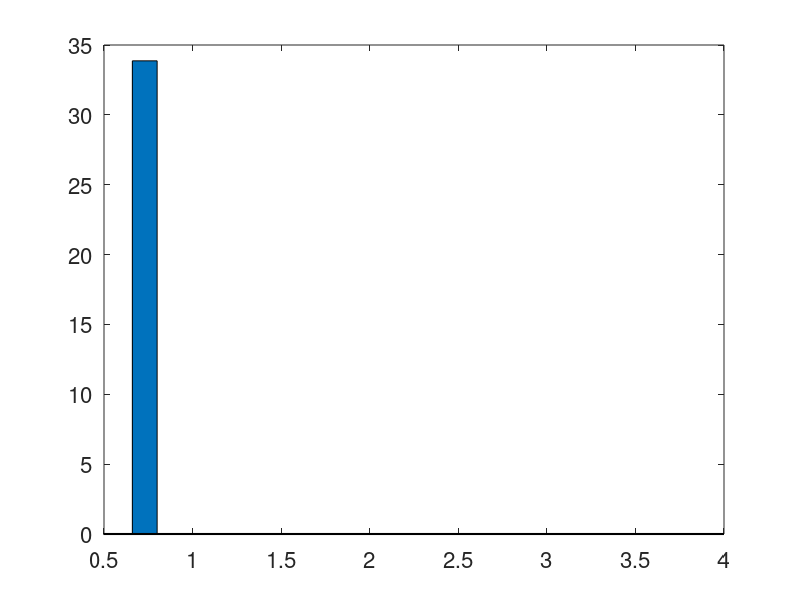

MATLAB code for this plot: (Note: this script raises an error after producing the figure.)

set(0, 'DefaultAxesFontSize', 16);
set(0, 'DefaultLineLineWidth', 1.5);
set(0, 'DefaultLineMarkerSize', 8);

% image
%========================================================
load('error_final_image');

image = mean(mean_error_PA1_personal_image);
image = [image, mean(mean_error_PA1_shared_image)];
%image = [image, mean(mean_error_dso1_image)];
image = [image, mean(mean_error_PA1_extra_sim_image)];
image = [image, mean(mean_error_PA1_extra_image)];

figure;
hold on;
box on;
b = bar(diag(image), 'stack');
set(gcf, 'unit', 'centimeters', 'Position', [0, 0, 14.6, 11.1]);
legend0 = legend('PA-personal', 'PA-shared', 'PA-extra-sim', 'PA-extra');
%legend0 = legend('PA-personal', 'PA-shared', 'dso1', 'PA-extra-sim', 'PA-extra');
set(legend0, 'Fontsize', 15);
ymin = min(image);
ymax = max(image);
axis([0, 5, floor(ymin/5)*5, ceil(ymax/5)*5]);
%axis([0, 6, floor(ymin/5)*5, ceil(ymax/5)*5]);
set(gca, 'XTick', []);
ylabel('\fontsize{20} Average rate of mistakes');
grid;
saveas(gcf, '../figure/image/error_final_method_image.fig');
saveas(gcf, '../figure/image/error_final_method_image.pdf');
%========================================================


% text 
%========================================================
load('error_final_text');

text = mean(mean_error_PA1_personal_text);
text = [text, mean(mean_error_PA1_shared_text)];
%text = [text, mean(mean_error_dso1_text)];
text = [text, mean(mean_error_PA1_extra_sim_text)];
text = [text, mean(mean_error_PA1_extra_text)];

figure;
hold on;
box on;
b = bar(diag(text), 'stack');
set(gcf, 'unit', 'centimeters', 'Position', [0, 0, 14.6, 11.1]);
legend0 = legend('PA-personal', 'PA-shared', 'PA-extra-sim', 'PA-extra');
%legend0 = legend('PA-personal', 'PA-shared', 'dso1', 'PA-extra-sim', 'PA-extra');
set(legend0, 'Fontsize', 15);
ymin = min(text);
ymax = max(text);
axis([0, 5, floor(ymin/5)*5, ceil(ymax/5)*5]);
%axis([0, 6, floor(ymin/5)*5, ceil(ymax/5)*5]);
set(gca, 'XTick', []);
ylabel('\fontsize{20} Average rate of mistakes');
grid;
saveas(gcf, '../figure/text/error_final_method_text.fig');
saveas(gcf, '../figure/text/error_final_method_text.pdf');
%========================================================
